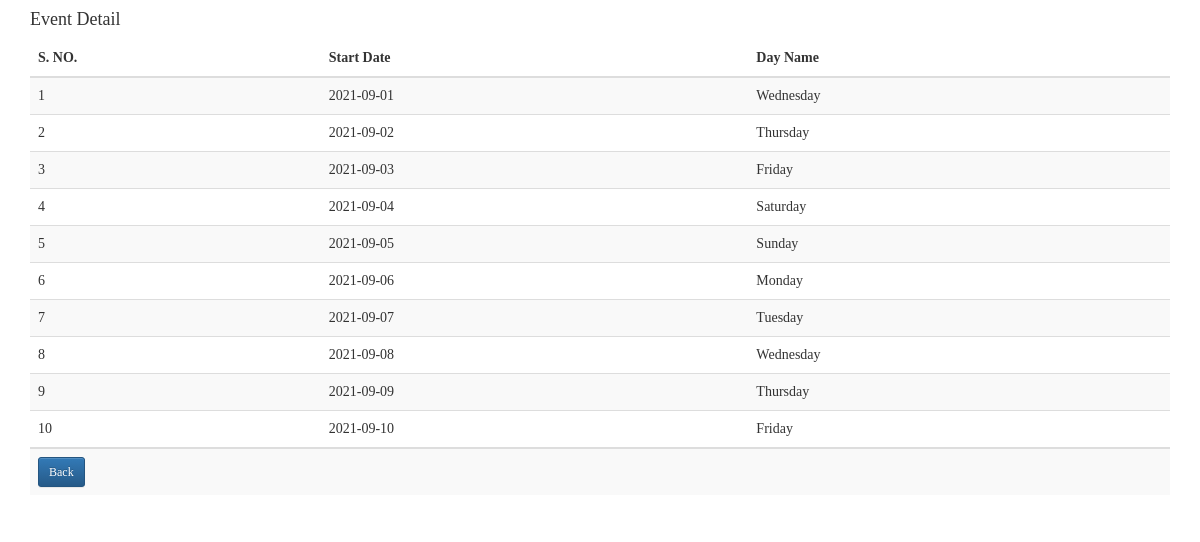
Screenshot of /practical-test/event-view/1 with the database file from the repository.
### tables this page shows
CREATE TABLE `st_event_recurrence` (
  `event_recurr_id` int(11) NOT NULL,
  `event_id` int(11) NOT NULL,
  `start_date` date NOT NULL,
  `event_day` varchar(20) DEFAULT NULL
);

### practical-test/application/controllers/Welcome.php (called while the page is built, shortened)
<?php
class Welcome extends CI_Controller {
     public function __construct(){
         $this->load->library('session');
         $this->load->model('Query');
     }
	public function event_view($id)
	{
	     $this->Query->event_view($id);
		$data['event_list_data']=$this->Query->event_view($id);
		$this->load->view('event_view',$data);
	}
}

### practical-test/index.php (called while the page is built, shortened)
<?php
require_once BASEPATH.'core/CodeIgniter.php';

### practical-test/application/models/Query.php (called while the page is built, shortened)
<?php
   class Query extends CI_Model{
  public function event_view($id){
  	$qry = $this->db->select('*')->where('event_id',$id)->from('st_event_recurrence')->get();
  	return $qry->result();
  }
   }
 ?>

### practical-test/application/views/event_view.php (the view, shortened to what this page needs)
<!DOCTYPE html>
<html>
<head>
<link rel="stylesheet" href="https://maxcdn.bootstrapcdn.com/bootstrap/3.3.7/css/bootstrap.min.css">
<link rel="stylesheet" href="https://maxcdn.bootstrapcdn.com/bootstrap/3.3.7/css/bootstrap-theme.min.css">
</head>
    <body>
    <section class="container">
<div class="row">
		<div class="col-md-12">
	     		 <h4> Event Detail</h4>
	     	</div>
		<div class="col-md-12 table-responsive">
		<table class="table table-striped">
		<thead>
			<tr>
				<th>S. NO.</th>
				<th>Start Date</th>
				<th>Day Name</th>
			</tr>
			</thead>
				<?php $i=1; foreach ($event_list_data as $value) {?>
			<tr>
			<td><?= $i?></td>
			<td><?= $value->start_date?></td>
			<td><?= $value->event_day?></td>
			</tr>
				<?php $i++;} ?>
				<tr>
					<td colspan="3"><a href="<?= base_url()?>" class="btn btn-sm btn-primary">Back</a></td>
				</tr>
		</table>
		</div>
</div>
</section>
</body>
</html>

### practical-test/application/views/event_view.php (style rules this page uses)
body { font-family: Verdana; }

### rows the page displays
st_event_recurrence: start_date "2021-09-01", event_day "Wednesday"
st_event_recurrence: start_date "2021-09-02", event_day "Thursday"
st_event_recurrence: start_date "2021-09-03", event_day "Friday"
st_event_recurrence: start_date "2021-09-04", event_day "Saturday"
st_event_recurrence: start_date "2021-09-05", event_day "Sunday"
st_event_recurrence: start_date "2021-09-06", event_day "Monday"
st_event_recurrence: start_date "2021-09-07", event_day "Tuesday"
st_event_recurrence: start_date "2021-09-08", event_day "Wednesday"
st_event_recurrence: start_date "2021-09-09", event_day "Thursday"
st_event_recurrence: start_date "2021-09-10", event_day "Friday"
